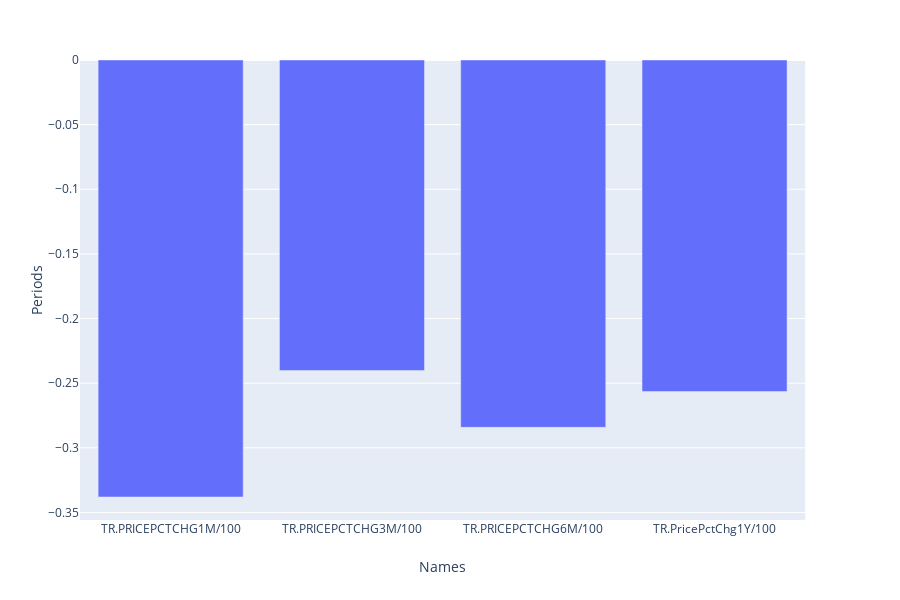

Notebook cell for this chart:
### Markdown cell above
### Price Actions

### Code cell
# retrieve percentage changes
dfPriceActions, err = ek.get_data(RIC, 'TR.PricePctChg1M/100;TR.PricePctChg3M/100;TR.PricePctChg6M/100;TR.PricePctChg1Y/100')
dfPriceActions

#create lists out of results 
listNames = list(dfPriceActions.columns)
listPA = list(dfPriceActions.iloc[0, :])

# remove the first element, it's header
listNames.pop(0)
listPA.pop(0)
#display(listNames, listPA)

# Pandas DataFrame from dictionary
dataDictPA = {'Names': listNames, 'Periods': listPA } 
dfPA = pd.DataFrame(dataDictPA, index = listNames) 


import plotly.graph_objects as go
import plotly.express as px
init_notebook_mode(connected=True)

fig = px.bar(dfPA, x='Names', y='Periods')
fig.show()

### Figure 1 — Plotly figure (JSON) as saved in the notebook; plotly's stock layout.template omitted (floating-point values rounded to 4 significant figures)
{"data": [{"alignmentgroup": "True", "hoverlabel": {"namelength": 0}, "hovertemplate": "Names=%{x}<br>Periods=%{y}", "legendgroup": "", "marker": {"color": "#636efa"}, "name": "", "offsetgroup": "", "orientation": "v", "showlegend": false, "textposition": "auto", "type": "bar", "x": ["TR.PRICEPCTCHG1M/100", "TR.PRICEPCTCHG3M/100", "TR.PRICEPCTCHG6M/100", "TR.PricePctChg1Y/100"], "xaxis": "x", "y": [-0.338, -0.2402, -0.2842, -0.2565], "yaxis": "y"}], "layout": {"barmode": "relative", "height": 600, "legend": {"tracegroupgap": 0}, "margin": {"t": 60}, "xaxis": {"anchor": "y", "domain": [0, 0.98], "title": {"text": "Names"}}, "yaxis": {"anchor": "x", "domain": [0, 1], "title": {"text": "Periods"}}}}
